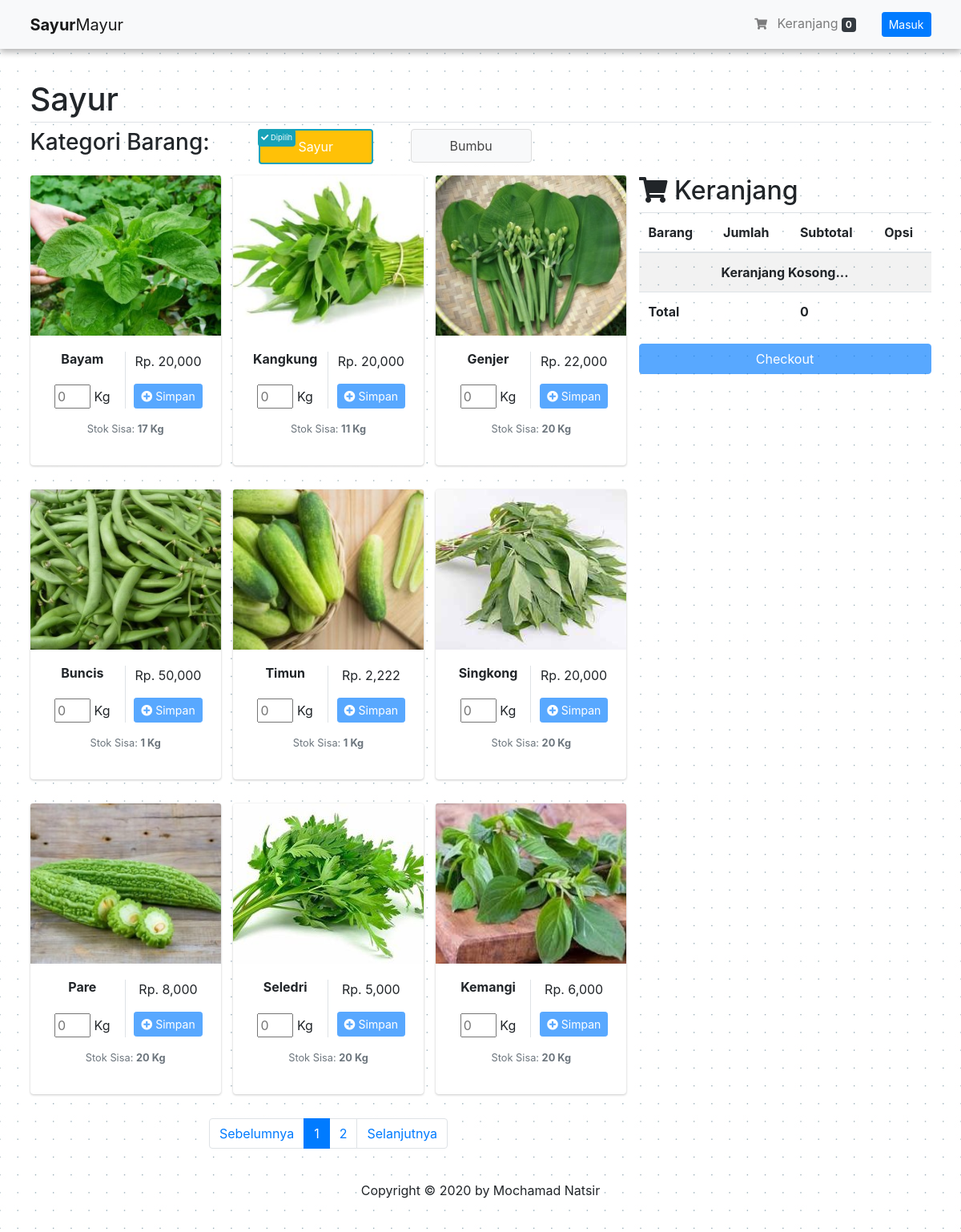
Before: / with the older database file.
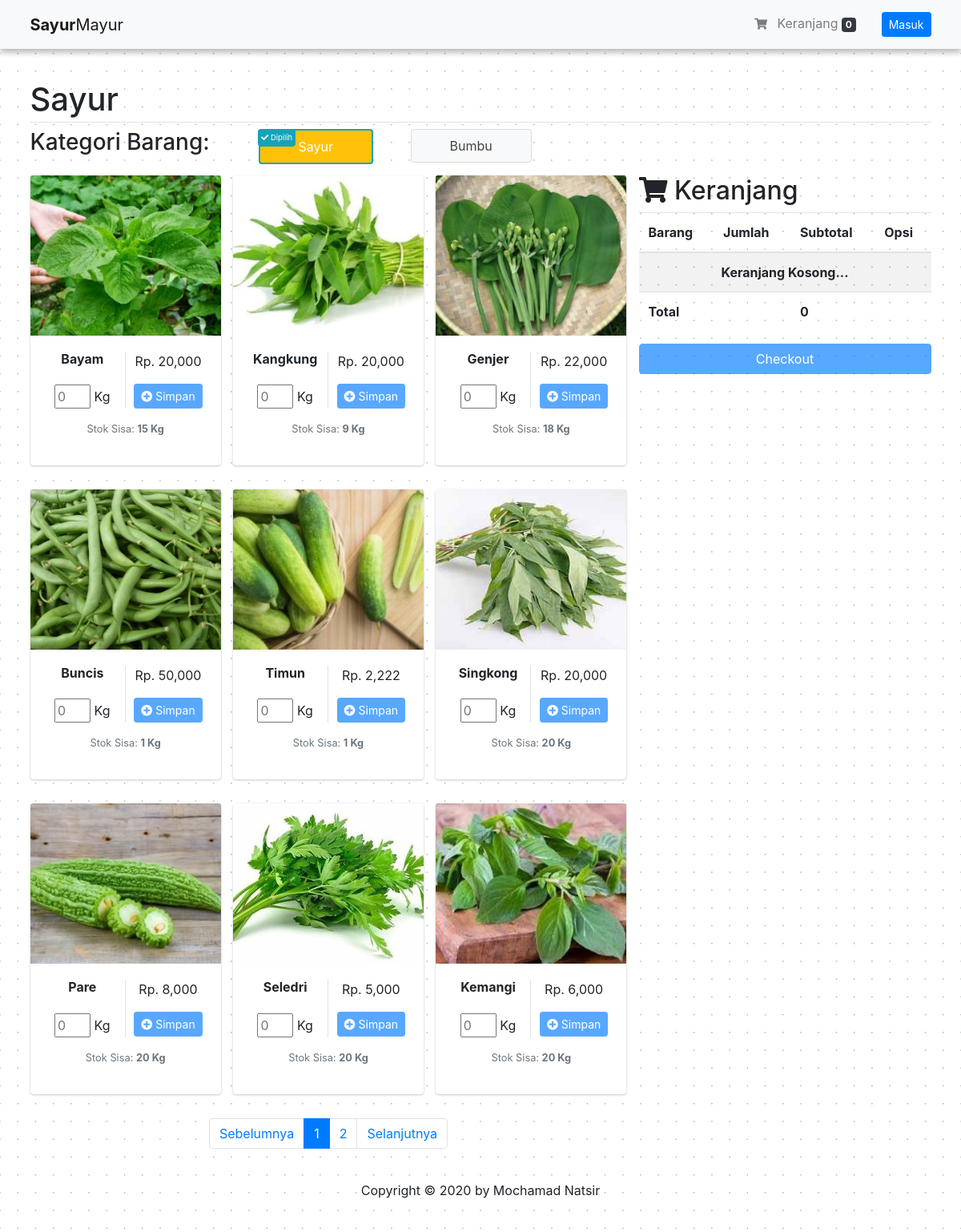
After: the same page with the newer database file.
### tables this page shows
CREATE TABLE `tbl_barang` (
  `barang_id` varchar(15) NOT NULL,
  `barang_gambar` varchar(128) NOT NULL,
  `barang_nama` varchar(150) DEFAULT NULL,
  `barang_harpok` double DEFAULT NULL,
  `barang_harjul` double DEFAULT NULL,
  `barang_harjul_grosir` double DEFAULT NULL,
  `barang_stok` int(11) DEFAULT 0,
  `barang_tgl_input` timestamp NULL DEFAULT current_timestamp(),
  `barang_tgl_last_update` datetime DEFAULT NULL,
  `barang_kategori_id` int(11) DEFAULT NULL,
  `barang_satuan_id` int(11) NOT NULL,
  `barang_user_id` int(11) DEFAULT NULL
);

CREATE TABLE `tbl_satuan` (
  `satuan_id` int(11) NOT NULL,
  `satuan_nama` varchar(35) NOT NULL
);

### application/controllers/Page.php (called while the page is built, shortened)
<?php
class Page extends CI_Controller
{
    public function __construct()
    {
        $this->load->model('BarangModel', 'barang');
        $this->load->helper("security");
    }
    public function index()
    {
        $data['title'] = 'Beranda';
        $data['barangs_sayur'] = $this->barang->getBarangSayur();
        $data["keranjang"] = $this->barang->get_keranjang();
        $data["total_harga_keranjang"] = $this->barang->total_harga_cart();
        $data['page'] = true;
        $this->barang->delete_cart_date();
        $this->barang->cancel_invoice();
        $this->load->view('layout/page/header', $data);
        $this->load->view('customer/page/index');
        $this->load->view('layout/dashboard/footer');
    }
}

### index.php (called while the page is built, shortened)
<?php
require_once BASEPATH.'core/CodeIgniter.php';

### application/models/BarangModel.php (called while the page is built, shortened)
<?php
class BarangModel extends CI_Model
{
    public function getBarangSayur($barang_id = null)
    {
        if ($barang_id === null) {
            $hsl = $this->db->query("SELECT * FROM tbl_barang JOIN tbl_kategori ON barang_kategori_id=kategori_id JOIN tbl_satuan ON barang_satuan_id=satuan_id WHERE barang_kategori_id = 1 ORDER BY barang_id ASC");
        } else {
            $hsl = $this->db->query("SELECT * FROM tbl_barang JOIN tbl_kategori ON barang_kategori_id=kategori_id JOIN tbl_satuan ON barang_satuan_id=satuan_id WHERE barang_id = '$barang_id' AND barang_kategori_id = 1");
        }
        return $hsl;
    }
    function get_keranjang()
    {
        function get_client_ip()
        {
            $ipaddress = '';
            if (isset($_SERVER['HTTP_CLIENT_IP']))
                $ipaddress = $_SERVER['HTTP_CLIENT_IP'];
            else if (isset($_SERVER['HTTP_X_FORWARDED_FOR']))
                $ipaddress = $_SERVER['HTTP_X_FORWARDED_FOR'];
            else if (isset($_SERVER['HTTP_X_FORWARDED']))
                $ipaddress = $_SERVER['HTTP_X_FORWARDED'];
            else if (isset($_SERVER['HTTP_FORWARDED_FOR']))
                $ipaddress = $_SERVER['HTTP_FORWARDED_FOR'];
            else if (isset($_SERVER['HTTP_FORWARDED']))
                $ipaddress = $_SERVER['HTTP_FORWARDED'];
            else if (isset($_SERVER['REMOTE_ADDR']))
                $ipaddress = $_SERVER['REMOTE_ADDR'];
            else
                $ipaddress = 'UNKNOWN';
            return $ipaddress;
        }
        $ip_address = get_client_ip();
        $this->db->select("tbl_barang.barang_nama,tbl_keranjang.total_kuantitas,tbl_keranjang.total_harga,tbl_keranjang.id");
        $this->db->from("tbl_keranjang");
        $this->db->where(array("ip_address" => $ip_address));
        $this->db->join("tbl_barang", "tbl_barang.barang_id = tbl_keranjang.barang_id");
        return $this->db->get();
    }
    function total_harga_cart()
    {
        $ip_address = get_client_ip();
        return $this->db->query("SELECT SUM(`total_harga`) AS total_harga FROM `tbl_keranjang` WHERE `ip_address` = '$ip_address'");
    }
}

### application/views/customer/page/index.php (the view, shortened to what this page needs)
<div class="overlay-wrapper" id="loading2">
<div class="container" style="margin-top: 100px;">
    <h1 class="pb-1 border-bottom title-page">Sayur</h1>
    <div class="row">
        <div class="col-12">
            <div class="row">
                <div class="col-2 col-md-3">
                    <h3 class="pb-3 title-kategori">Kategori Barang:</h3>
                </div>
                <div class="col-5 col-md-2">
                    <button class="btn btn-warning text-white py-2 px-5 btn-pilih-active" id="kat_1" type="button">
                        <span class="select-pilih bg-info p-1 rounded">
                            <i class="fas fa-check"></i> Dipilih
                        </span>
                        Sayur
                    </button>
                </div>
                <div class="col-5 col-md-2">
                    <button class="btn btn-default py-2 px-5" id="kat_2" type="button">
                        Bumbu
                    </button>
                </div>
            </div>
        </div>
        <div class="col-md-8" id="col-left">
            <div class="row" id="row-data">
                <?php $no = 1; foreach ($barangs_sayur->result() as $barang) : ?>
                    <div class="col-md-4" id="col-data">
                        <div class="card" style="margin-bottom: 30px;">
                            <img class="card-img-top" src="<?= base_url(); ?>assets/source/images/barang/<?= $barang->barang_gambar ?>" alt="<?= $barang->barang_id; ?>" style="width:100%; height:200px; object-fit:cover">
                            <div class="card-body text-center">
                                <div class="row">
                                    <div class="col-6 border-right">
                                        <h6><b class="nama_barang"><?= (strlen($barang->barang_nama) > 14) ? substr($barang->barang_nama, 0, 15) . '...' : $barang->barang_nama; ?></b></h6>
                                        <div style="margin-top:22px;"><input type="number" onkeyup="qtyInput(event);" onchange="qtyInput2(event);" data-no="<?= $no; ?>" data-barang_id="<?= $barang->barang_id; ?>" id="<?= 'qty_input_'.$barang->barang_id; ?>" placeholder="0" min="0" style="width:45px"> <?= $barang->satuan_nama; ?></div>
                                    </div>
                                    <div class="col-6">
                                        <p><?= 'Rp. ' . number_format($barang->barang_harjul); ?></p>
                                        <button class="btn btn-sm btn-primary" id="<?= 'btn-simpan-'.$barang->barang_id; ?>" onclick="simpan_barang(event);" data-barang_id="<?= $barang->barang_id; ?>" data-barang_nama="<?= $barang->barang_nama; ?>" data-barang_harjul="<?= $barang->barang_harjul; ?>" type="button" disabled><i class="fa fa-plus-circle"></i> Simpan</button>
                                    </div>
                                    <div class="col-12 text-center mt-3 mb-0">
                                        <p class="text-muted small">
                                            Stok Sisa: <?= '<b><span id="stok-'.$no++.'">'.$barang->barang_stok.'</span> '.$barang->satuan_nama.'</b>'; ?>
                                        </p>
                                    </div>
                                </div>
                            </div>
                        </div>
                    </div>
                <?php endforeach; ?>
            </div>
            <nav>
                <ul class="pagination justify-content-center"></ul>
            </nav>
        </div>
        <div class="col-md-4" id="parent-cart">
            <div class="overlay-wrapper">
                <div id="cart-right">
                    <h2 class="text-left title-page"><i class="fa fa-shopping-cart"></i> Keranjang</h2>
                    <table class="table table-striped">
                        <thead>
                            <tr>
                                <th scope="col">Barang</th>
                                <th scope="col">Jumlah</th>
                                <th scope="col">Subtotal</th>
                                <th scope="col">Opsi</th>
                            </tr>
                        </thead>
                        <tbody id="barang_cart_right">
                            <?php
                                if($keranjang->num_rows() >= 1){
                                    foreach($keranjang->result() as $k) {
                            ?>
                            <tr class="text-left" id="<?= 'cart_row_'.$k->id; ?>">
                                <td id="<?= 'nama-'.$k->id; ?>"><?= $k->barang_nama; ?></td>
                                <td><input type="number" onkeyup="changeQtyCart(event);" class="qty_input" onchange="changeQtyCart2(event);" id="<?= 'input_kuantitas_cart_'.$k->id; ?>" data-cart_id="<?= $k->id; ?>" style="width:50px" value="<?= $k->total_kuantitas; ?>"></td>
                                <td><?= "<span id='subtotal-".$k->id."'>".number_format($k->total_harga)."</span>"; ?></td>
                                <td><button class="btn btn-xs btn-danger text-white" data-id="<?= $k->id; ?>" onclick="hapusCart(event);"><i class="fa fa-trash"></i> Hapus</button></td>
                            </tr>
                            <?php }}else { ?>
                            <tr class="text-center">
                                <td colspan="4"><b>Keranjang Kosong...</b></td>
                            </tr>
                            <?php } ?>
                        </tbody>
                        <tfoot>
                            <?php
                                foreach($total_harga_keranjang->result() as $t) {
                            ?>
                            <tr>
                                <th colspan="2">Total</th>
                                <th><?= '<span id="total_harga_cart_right">'.number_format($t->total_harga).'</span>'; ?></th>
                                <th></th>
                            </tr>
                            <?php } ?>
                        </tfoot>
                    </table>
                    <button class="btn btn-primary btn-block" id="btn-cekout" <?php if($keranjang->num_rows() == 0){echo "disabled"; } ?>>Checkout</button>
                </div>
            </div>
        </div>
    </div>
</div>
</div>

### application/views/layout/page/header.php (shortened to what this page needs)
<!doctype html>
<html lang="en">
<head>
    <link rel="stylesheet" href="https://stackpath.bootstrapcdn.com/bootstrap/4.5.0/css/bootstrap.min.css">
    <link rel="stylesheet" href="<?= base_url(); ?>assets/adminlte/plugins/fontawesome-free/css/all.min.css" />
    <link rel="stylesheet" href="https://code.ionicframework.com/ionicons/2.0.1/css/ionicons.min.css" />
    <link rel="stylesheet" href="<?= base_url(); ?>assets/adminlte/dist/css/adminlte.min.css" />
    <link rel="stylesheet" href="<?= base_url(); ?>assets/pos/css/style.css" />
    <link rel="stylesheet" href="<?= base_url(); ?>assets/adminlte/plugins/datatables-bs4/css/dataTables.bootstrap4.min.css" />
    <link rel="stylesheet" href="<?= base_url(); ?>assets/adminlte/plugins/datatables-responsive/css/responsive.bootstrap4.min.css" />
    <link rel="stylesheet" href="<?= base_url(); ?>assets/adminlte/plugins/select2/css/select2.min.css" />
    <link rel="stylesheet" href="<?= base_url(); ?>assets/adminlte/plugins/select2-bootstrap4-theme/select2-bootstrap4.min.css" />
    <link rel="stylesheet" href="<?= base_url().'assets/pos/css/page/style.css?ts='.time(); ?>">
</head>
<body style="background-image: url('<?= base_url(); ?>assets/pos/img/background.png');">
    <nav class="navbar navbar-expand-lg navbar fixed-top navbar-light bg-light shadows">
        <div class="container">
            <a class="navbar-brand" href="<?= site_url(); ?>"><b>Sayur</b>Mayur</a>
            <ul class="navbar-nav ml-auto">
                <li class="nav-item">
                    <a class="nav-link <?php if(isset($keranjangs)){echo 'active'; } ?>" href="<?= base_url().'page/cart'; ?>"><i class="fa fa-shopping-cart btn-sm"></i> Keranjang <span class="badge bg-dark" id="badge_cart"><?php if(isset($keranjang)){echo $keranjang->num_rows(); }elseif(isset($keranjangs)){echo $keranjangs->num_rows(); } ?></span></a>
                </li>
            </ul>
            <?php
                if(isset($_SESSION["user_id"])) {
            ?>
            <div class="dropdown">
                <button class="btn btn-primary btn-sm ml-3 dropdown-toggle" data-toggle="dropdown" type="button">Halo, <?= $this->session->userdata("user_nama"); ?></button>
                <div class="dropdown-menu">
                    <a href="<?= base_url().'page/profile'; ?>" class="dropdown-item"><i class="fas fa-user"></i> Profil</a>
                    <a href="javascript:void(0)" class="dropdown-item" id="btn-logout"><i class="fas fa-sign-out-alt"></i> Keluar Akun</a>
                </div>
            </div>
            <?php
                }
                else {
            ?>
            <button class="btn btn-primary btn-sm ml-3" id="btn-login">Masuk</button>
            <?php } ?>
        </div>
    </nav>

### application/views/layout/dashboard/footer.php (shortened to what this page needs)
<footer class="my-4">
    <div class="row">
        <div class="col-lg-12">
            <p style="text-align:center;">Copyright &copy; <?php echo '2020'; ?> by Mochamad Natsir</p>
        </div>
    </div>
</footer>
</body>
</html>

### assets/pos/css/style.css (style rules this page uses)
.shadows { box-shadow: 0 4px 8px 0 rgba(0, 0, 0, 0.3); }
.row:after { content: ""; display: table; clear: both; }

### assets/pos/css/page/style.css (style rules this page uses)
html,body { overflow-x: hidden; }
.overlay-wrapper { overflow: hidden; position: relative; width: 100%; }
.btn-pilih-active { border: 2px solid #17a2b8; }
.select-pilih { position: absolute; left: 7px; top: 0px; font-size: 7pt; }

Changed rows visible on the page:
changed tbl_barang "Bayam": barang_stok "17" → "15"
changed tbl_barang "Kangkung": barang_stok "11" → "9"
changed tbl_barang "Genjer": barang_stok "20" → "18"
